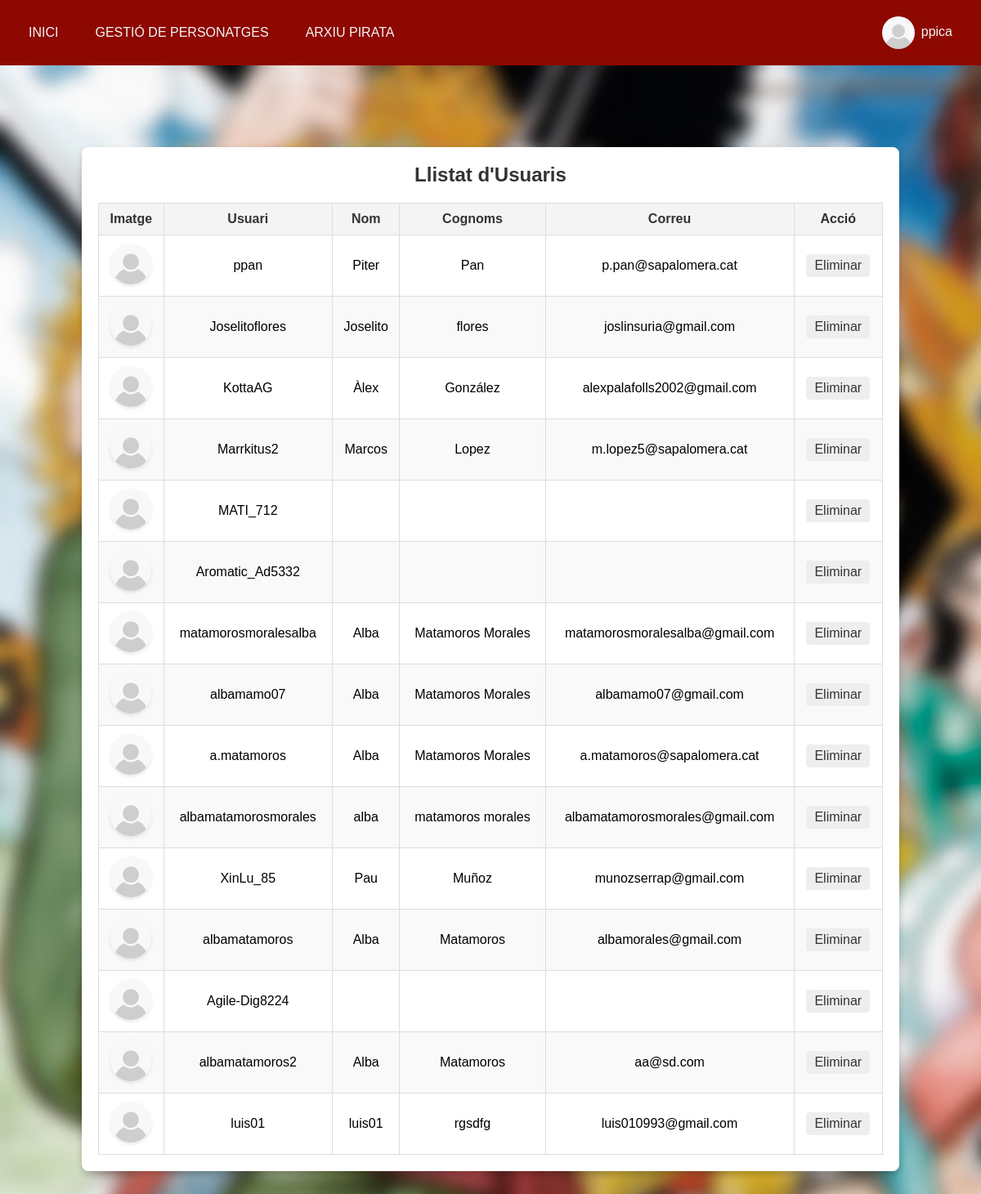
Page /vista/vistaAdministrarUsuaris.php (signed in) on the committed database.
### tables this page shows
CREATE TABLE IF NOT EXISTS `usuaris` (
  `id_usuari` int(11) NOT NULL AUTO_INCREMENT,
  `nom` varchar(30) NOT NULL,
  `cognoms` varchar(100) NOT NULL,
  `correu` varchar(100) DEFAULT NULL,
  `usuari` varchar(30) NOT NULL,
  `contrasenya` varchar(255) NOT NULL,
  `imatge` varchar(200) DEFAULT NULL,
  `administrador` int(11) NOT NULL,
  `token` varchar(200) NOT NULL,
  `token_time` int(11) NOT NULL,
  `autentificacio` varchar(250) NOT NULL,
  PRIMARY KEY (`id_usuari`),
  UNIQUE KEY `usuari` (`usuari`)
);

### model/modelUsuaris.php (called while the page is built, shortened)
<?php
    function mostrarTotsElsUsuaris($usuariId){
        try {
            $connexio = connexio();
            $statement = $connexio->prepare('SELECT * FROM usuaris WHERE id_usuari != :id_usuari AND administrador = 0');
            $statement->execute(array(':id_usuari' => $usuariId));
            return $statement->fetchAll(PDO::FETCH_ASSOC);
        } catch (Exception $e) {
            echo "Error: " . $e->getMessage();
        }
    }
?>

### controlador/controladorPaginacio.php (the view, shortened to what this page needs)
<?php
    if(str_contains($_SERVER['SCRIPT_NAME'], '/vista')) {
        require_once '../model/modelUsuaris.php';
    } else {
        require_once './model/modelPaginacio.php';
    }
    function mostrarUsuaris() {
        $mostrarUsuaris = "";
        $usuaris = mostrarTotsElsUsuaris($_SESSION['loginId']);
        if (!empty($usuaris)) {
            foreach ($usuaris as $usuari) {
                $mostrarUsuaris .= "<tr>
                                        <td>
                                            <img src='" . (empty($usuari['imatge']) ? "../vista/imatges/imatgesUsers/defaultUser.jpg" : $usuari['imatge']) . "' width='50'>
                                        </td>
                                        <td>{$usuari['usuari']}</td>
                                        <td>{$usuari['nom']}</td>
                                        <td>{$usuari['cognoms']}</td>
                                        <td>{$usuari['correu']}</td>
                                        <td>
                                            <a href='#' onclick='confirmarEsborrarUsuari({$usuari["id_usuari"]})'>Eliminar</a>
                                        </td>
                                    </tr>";
            }
        } else {
            $mostrarUsuaris = '<tr><td colspan="5">No hi ha usuaris disponibles.</td></tr>';
        }
        return $mostrarUsuaris;
    }
?>

### estils/perfil.css (style rules this page uses)
:root { --google: #e23636; --reddit: #ff7b00; }
.usuarios-tabla th, .usuarios-tabla td { padding: 10px; text-align: center; border: 1px solid #ddd; }
.usuarios-tabla tr:nth-child(even) { background-color: #f9f9f9; }
.usuarios-tabla img { width: 50px; height: 50px; border-radius: 50%; object-fit: cover; box-shadow: 0 2px 4px rgba(0, 0, 0, 0.1); }
.usuarios-tabla a { text-decoration: none; color: #333; padding: 5px 10px; border-radius: 4px; background-color: #eee; transition: all 0.3s ease; display: inline-block; }

### estils/general.css (style rules this page uses)
:root { --colorPrincipal: #8D0801; --colorSecundari: #B70401; --colorBlanco: #F2F4F3; --colorGrisOscuro: #232323; --colorGrisClaro: #333333; --border: #ccc; }
body { background-image: url("../vista/imatges/wallpaper2.jpg"); background-repeat: no-repeat; background-size: cover; background-attachment: fixed; align-items: center; height: 100vh; padding: 80px 0 0 0; }
* { margin: 0; padding: 0; box-sizing: border-box; font-family: Arial, sans-serif; }

### estils/errors.css (style rules this page uses)
:root { --errorBackground: #f8d7da; --errorBorder: #920d1b; --errorHover: #c11022; --correcteBackground: #8be985; --correcteBorder: #1f741a; }

### rows in the picture
usuaris: usuari "ppan", nom "Piter", cognoms "Pan", correu "p.pan@sapalomera.cat"
usuaris: usuari "Joselitoflores", nom "Joselito", cognoms "flores", correu "joslinsuria@gmail.com"
usuaris: usuari "KottaAG", nom "Àlex", cognoms "González", correu "alexpalafolls2002@gmail.com"
usuaris: usuari "Marrkitus2", nom "Marcos", cognoms "Lopez", correu "m.lopez5@sapalomera.cat"
usuaris: usuari "MATI_712"
usuaris: usuari "Aromatic_Ad5332"
usuaris: usuari "matamorosmoralesalba", nom "Alba", cognoms "Matamoros Morales", correu "matamorosmoralesalba@gmail.com"
usuaris: usuari "albamamo07", nom "Alba", cognoms "Matamoros Morales", correu "albamamo07@gmail.com"
usuaris: usuari "a.matamoros", nom "Alba", cognoms "Matamoros Morales", correu "a.matamoros@sapalomera.cat"
usuaris: usuari "albamatamorosmorales", nom "alba", cognoms "matamoros morales", correu "albamatamorosmorales@gmail.com"
usuaris: usuari "XinLu_85", nom "Pau", cognoms "Muñoz", correu "munozserrap@gmail.com"
usuaris: usuari "albamatamoros", nom "Alba", cognoms "Matamoros", correu "albamorales@gmail.com"
usuaris: usuari "Agile-Dig8224"
usuaris: usuari "albamatamoros2", nom "Alba", cognoms "Matamoros", correu "aa@sd.com"
usuaris: usuari "luis01", nom "luis01", cognoms "rgsdfg", correu "luis010993@gmail.com"

### other values in the picture
$nomUsuari "ppica"
